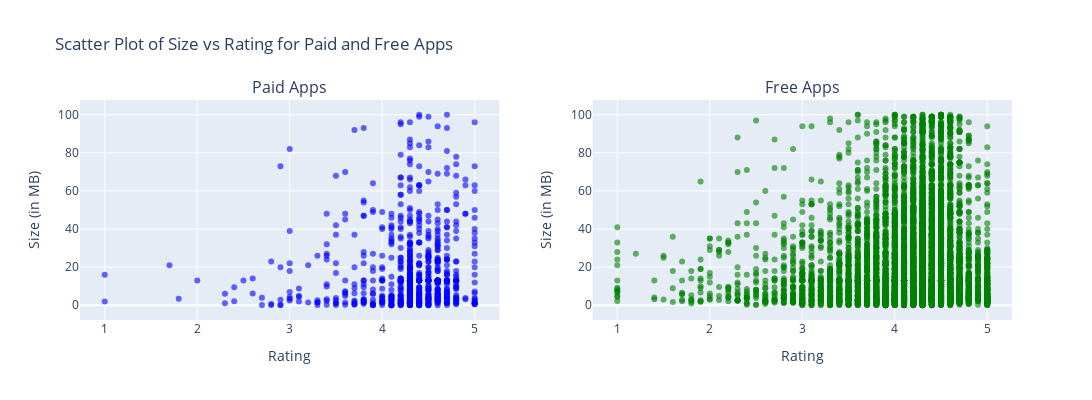

Notebook code for this chart:
### Code cell
import plotly.graph_objects as go
from plotly.subplots import make_subplots

# סינון האפליקציות בתשלום והסרת ערכים חסרים
paid_apps = apps[apps['Type'] == 'Paid'].dropna(subset=['Rating', 'Size_MB'])

# סינון האפליקציות החינמיות והסרת ערכים חסרים
free_apps = apps[apps['Type'] == 'Free'].dropna(subset=['Rating', 'Size_MB'])

# יצירת גרפים כפולים עם Plotly
fig = make_subplots(rows=1, cols=2, subplot_titles=("Paid Apps", "Free Apps"))

# גרף פיזור עבור אפליקציות בתשלום
scatter_paid = go.Scatter(x=paid_apps['Rating'], y=paid_apps['Size_MB'], mode='markers',
                          marker=dict(color='blue', opacity=0.6), name='Paid Apps')
fig.add_trace(scatter_paid, row=1, col=1)

# גרף פיזור עבור אפליקציות חינמיות
scatter_free = go.Scatter(x=free_apps['Rating'], y=free_apps['Size_MB'], mode='markers',
                          marker=dict(color='green', opacity=0.6), name='Free Apps')
fig.add_trace(scatter_free, row=1, col=2)

# עדכון פרטי התצוגה של הגרפים
fig.update_layout(title_text='Scatter Plot of Size vs Rating for Paid and Free Apps',
                  width=1100, height=400, showlegend=False)

# הגדרת שמות צירים לכל גרף בנפרד
fig.update_xaxes(title_text='Rating', row=1, col=1)
fig.update_yaxes(title_text='Size (in MB)', row=1, col=1)

fig.update_xaxes(title_text='Rating', row=1, col=2)
fig.update_yaxes(title_text='Size (in MB)', row=1, col=2)

# הצגת הגרף
fig.show()

### Figure 1 — Plotly figure (JSON) as saved in the notebook; plotly's stock layout.template omitted (floating-point values rounded to 4 significant figures; data arrays with more than 128 entries replaced by an {"elided": "..."} marker saying what was removed)
{"data": [{"marker": {"color": "blue", "opacity": 0.6}, "mode": "markers", "name": "Paid Apps", "type": "scatter", "x": {"elided": "751 float values"}, "xaxis": "x", "y": {"elided": "751 float values"}, "yaxis": "y"}, {"marker": {"color": "green", "opacity": 0.6}, "mode": "markers", "name": "Free Apps", "type": "scatter", "x": {"elided": "9573 float values"}, "xaxis": "x2", "y": {"elided": "9573 float values"}, "yaxis": "y2"}], "layout": {"annotations": [{"font": {"size": 16}, "showarrow": false, "text": "Paid Apps", "x": 0.225, "xanchor": "center", "xref": "paper", "y": 1, "yanchor": "bottom", "yref": "paper"}, {"font": {"size": 16}, "showarrow": false, "text": "Free Apps", "x": 0.775, "xanchor": "center", "xref": "paper", "y": 1, "yanchor": "bottom", "yref": "paper"}], "height": 400, "showlegend": false, "title": {"text": "Scatter Plot of Size vs Rating for Paid and Free Apps"}, "width": 1100, "xaxis": {"anchor": "y", "autorange": true, "domain": [0, 0.45], "range": [0.7331, 5.267], "title": {"text": "Rating"}, "type": "linear"}, "xaxis2": {"anchor": "y2", "autorange": true, "domain": [0.55, 1], "range": [0.7331, 5.267], "title": {"text": "Rating"}, "type": "linear"}, "yaxis": {"anchor": "x", "autorange": true, "domain": [0, 1], "range": [-7.728, 107.7], "title": {"text": "Size (in MB)"}, "type": "linear"}, "yaxis2": {"anchor": "x2", "autorange": true, "domain": [0, 1], "range": [-7.734, 107.7], "title": {"text": "Size (in MB)"}, "type": "linear"}}}
